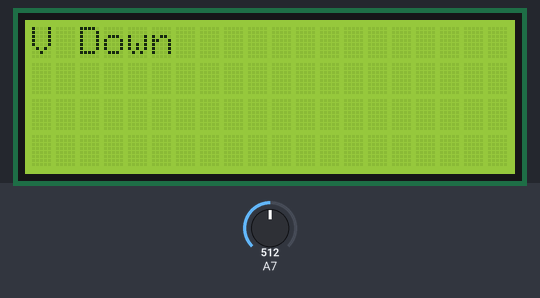
This sketch was run on a simulated Arduino Mega 2560, built with avr-gcc and run on an emulated ATmega2560. Parts: 20×4 character LCD. Inputs (shaded band) come from the test bench; at power-on: A7 = 512.

Above: at 1.2 s.
1.3 s: A7 set to 105
4.3 s: A7 set to 94
At 5.9 s:
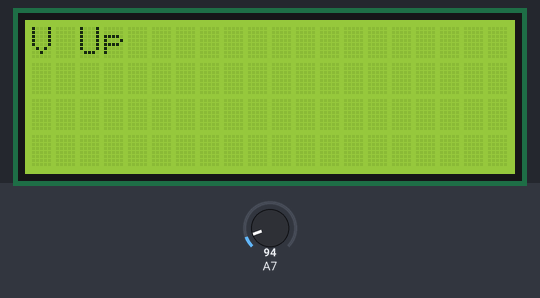
6.5 s: A7 set to 110
At 6.9 s:
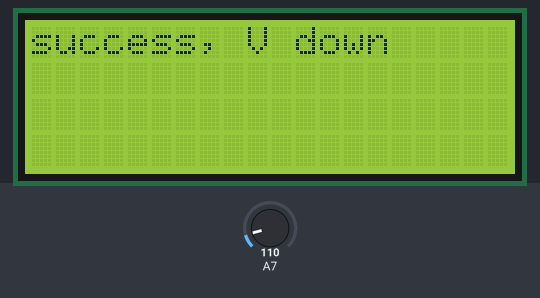
9.0 s: A7 set to 90
At 9.8 s:
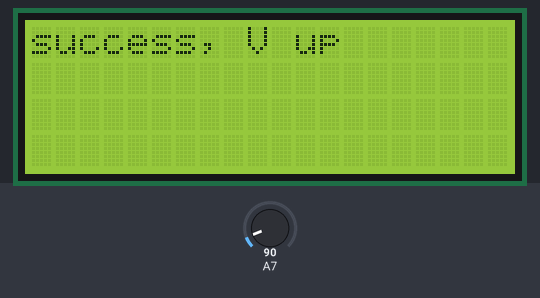
11.5 s: A7 set to 122
At 13.0 s:
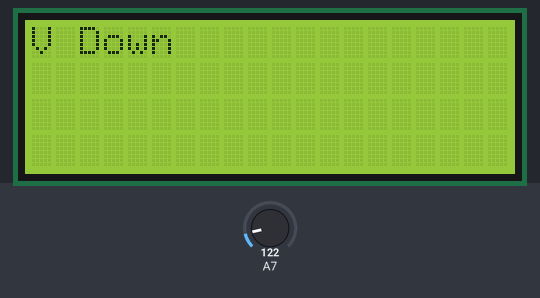
14.0 s: A7 set to 0
At 19.3 s:
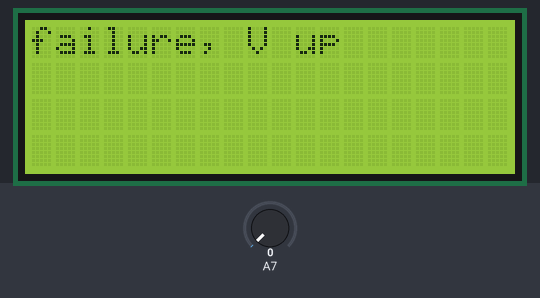
Timing chart, 0 to 20.8 s (numbered marks = the images above; inputs shaded):
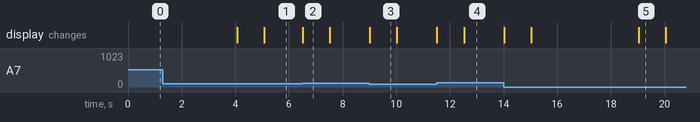

Measured:
- the behaviour switches between 100 and 99 on A7 (found by bisection; images 0 and 1)
- after the input at 4.3 s, the display: changes after 0.79 s (image 1)
- after the input at 6.5 s, the display: changes at once (image 2)
- after the input at 9.0 s, the display: changes at once (image 3)
- after the input at 11.5 s, the display: first changes at once (image 4 shows a later state)
- after the input at 14.0 s, the display: first changes at once (image 5 shows a later state)
- what the display in image 2 shows lasts 1.0 s, from 6.5 s to 7.5 s

The sketch:

slide_pot.ino
```cpp
// Include necessary libraries
#include <Wire.h>
#include <LiquidCrystal_I2C.h>

// constants
int SLIDE_POT_PIN = 23;

// Initialize the LCD object, set the LCD I2C address to 0x27 for a 20x4 display
LiquidCrystal_I2C lcd(0x27, 20, 4);

volatile bool turnUpFlag;
volatile bool inputReceived;

// the setup routine runs once when you press reset:
void setup() {

  pinMode(SLIDE_POT_PIN, INPUT);
  lcd.init();              // Initialize the LCD
  lcd.backlight();         // Turn on the backlight
  // pinMode(8, OUTPUT);

}


// the loop routine runs over and over again forever:
void loop() {

  unsigned long timeInterval = 4000;

  bool correctResult = slide_pot_action(timeInterval);

  lcd.clear();

  if (correctResult){
    if (turnUpFlag){
      lcd.setCursor(0,0);
      lcd.print("success, V up");
    } else{
      lcd.setCursor(0,0);
      lcd.print("success, V down");
    }

  } else{
    if (turnUpFlag){
      lcd.setCursor(0,0);
      lcd.print("failure, V up");
    } else{
      lcd.setCursor(0,0);
      lcd.print("failure, V down");
    }
  }

  delay(1000);

}

bool slide_pot_action(unsigned long timeInterval) {
    unsigned long startMillis = millis();
    int initialSensorValue = analogRead(SLIDE_POT_PIN);
    int currentSensorValue;
    bool correctInput = false;

    if (initialSensorValue < 100) {
        turnUpFlag = true;
        lcd.clear();
        lcd.setCursor(0, 0);
        lcd.print("V Up");
    } else {
        turnUpFlag = false;
        lcd.clear();
        lcd.setCursor(0, 0);
        lcd.print("V Down");
    }

    while (millis() - startMillis < timeInterval) {
        currentSensorValue = analogRead(SLIDE_POT_PIN);

        if (initialSensorValue < 100 && currentSensorValue > 100) {
            correctInput = true;
            turnUpFlag = false;
            break;
        } else if (initialSensorValue >= 100 && currentSensorValue < 100) {
            correctInput = true;
            turnUpFlag = true;
            break;
        }
    }

    return correctInput;
}
```
